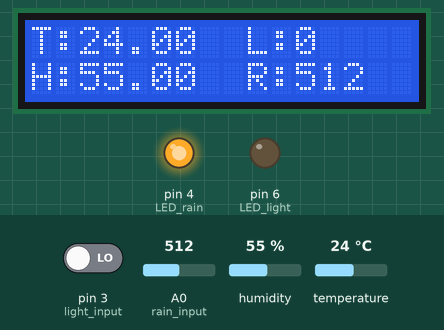
Recording of a sketch running on a simulated Arduino Uno, built with avr-gcc and run on an emulated ATmega328P. Parts: 16×2 character LCD, output pins drawn as LEDs (lit = HIGH). The test bench sets the inputs (shaded band); at power-on: A0 (rain_input) = 512, pin 3 (light_input) LOW, humidity 55 %, temperature 24 °C. WiFi joins after 1.5 s; servers stay silent unless stated; what the sketch prints to the serial monitor is not drawn.

Above: at 1.2 s.
1.3 s: A0 (rain_input) set to 686
At 3.9 s:
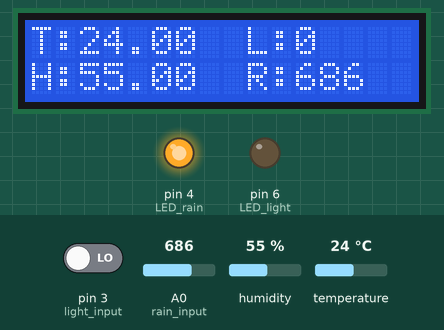
7.9 s: A0 (rain_input) set to 716
At 10.8 s:
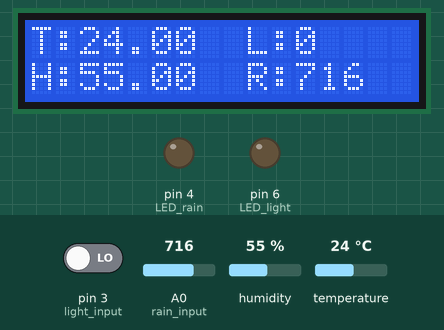
14.6 s: pin 3 (light_input) driven HIGH
At 17.2 s:
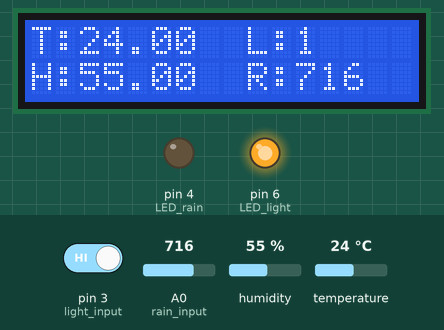
21.1 s: A0 (rain_input) set to 690
At 24.0 s:
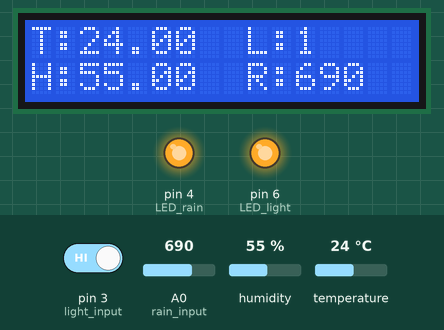
29.1 s: humidity set to 22 %
At 30.0 s:
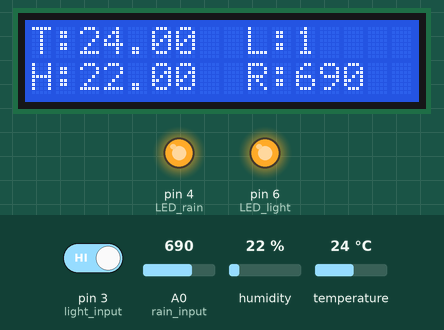
33.7 s: temperature set to 12 °C
At 36.0 s:
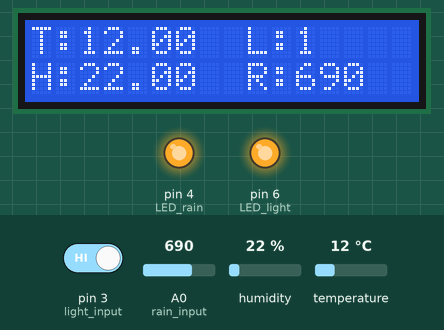
Timing chart, 0 to 37.5 s (numbered marks = the images above; inputs shaded):
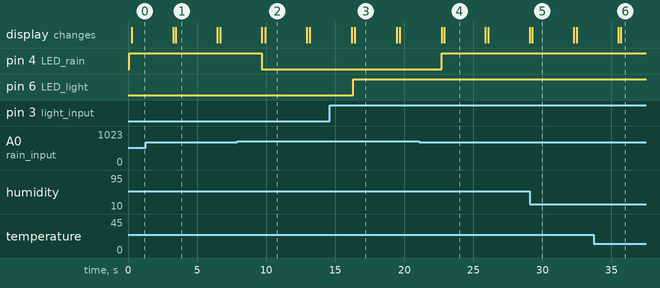

Measured:
- the behaviour switches between 699 and 700 on A0 (rain_input) (found by bisection; images 1 and 2)
- after the input at 1.3 s, the display: first differs from a run without the input after 2.2 s (image 1)
- after the input at 7.9 s, pin 4 (LED_rain): HIGH → LOW after 1.8 s; the display: first differs from a run without the input after 2.0 s (image 2)
- after the input at 14.6 s, pin 6 (LED_light): LOW → HIGH after 1.7 s; the display: first differs from a run without the input after 1.8 s (image 3)
- after the input at 21.1 s, pin 4 (LED_rain): LOW → HIGH after 1.6 s; the display: first differs from a run without the input after 1.8 s (image 4)
- after the input at 29.1 s, the display: changes after 0.18 s (image 5)
- after the input at 33.7 s, the display: first differs from a run without the input after 2.0 s (image 6)

The sketch:

rain_sensor.ino
```cpp
#include <LiquidCrystal_I2C.h>
#include <Adafruit_Sensor.h>
#include <DHT.h>
#include <DHT_U.h>

#include <Ethernet.h>
#include <SPI.h>

#define DHT11PIN 5
#define DHTTYPE DHT11
//Temp and humidity
DHT temp(DHT11PIN,DHTTYPE);

LiquidCrystal_I2C lcd(0x27,16,2);
//Rain In/OUT
int rain_input=A0;
int LED_rain=4;

//Light In/Out
int light_input=3;
int LED_light=6;

byte mac[] = { 0xDE, 0xAD, 0xBE, 0xEF, 0xFE, 0xED };
//IPAddress ip(192, 168, 1, 132); de akasa
IPAddress ip(172,27,164,81); //de la fakulta
EthernetServer server(80);

void setup() {

  Ethernet.init(10);
  Ethernet.begin(mac,ip);
  server.begin();
  Serial.begin(9600);

  lcd.init();
  lcd.backlight();

  pinMode(rain_input,INPUT);
  pinMode(LED_rain,OUTPUT);

  pinMode(light_input,INPUT);
  pinMode(LED_light,OUTPUT);

  temp.begin();

}

void loop() {

  lcd.clear();
  int value_rain = analogRead(rain_input);
  int value_light = digitalRead(light_input);
  int hum_temp = temp.read(DHT11PIN);
  float hum = temp.readHumidity();
  float temper = temp.readTemperature();
  String isRaining;

  EthernetClient client = server.available();

  if (client)
    {
      boolean currentLineIsBlank = true;
      while (client.connected ( ) )
        {
          if (client.available ( ) )
            {
              char character = client.read ( );
              Serial.write(character);
              if (character == '\n' && currentLineIsBlank)
                {
                  client.println ("HTTP/1.1 200 OK");
                  client.println ("Content-Type: text/html");
                  client.println ("Connection: close");
                  client.println ("Refresh: 5");
                  client.println ( );
                  client.println ("<!DOCTYPE HTML>");
                  client.println ("<html>");
                  client.print ("<Title>Arduino Weather Station</Title>");
                  client.print ("<h1>Weather Station</h1>");
                  client.print ("<h4>Temperature in C: ");
                  client.print (temper);client.print("C");
                  client.print ("</h4><h4>Humidity: ");
                  client.print (hum);client.print("%");
                  client.print ("</h4><h4>Rain factor is:");
                  client.print (value_rain);
                  client.print ("</h4><h4>Is it raining? ");
                  if(value_rain<700){

                    isRaining="YES";
                    client.print(isRaining);
                     }
                     else
                     {
                        isRaining="NO";
                        client.print(isRaining);
                     }

                  client.print ("</h4><h4>Is it sunny outside? ");
                  if(value_light)
                    client.print("No, its dark");
                    else
                    client.print("Yes, it's sunny outside");

                  client.println ("<br />");
                  client.println ("</html>");
                  break;
                }

                if ( character == '\n')
                  {
                    currentLineIsBlank = true;
                  }
                else if (character != '\r')
                  {
                    currentLineIsBlank = false;
            }
        }
    }
    delay(1);
    client.stop();
  }


  Serial.println("//////////////////////////////");


  /////RAIN/////
  Serial.print("Rain factor: ");
  Serial.println(value_rain);

  Serial.println("Is it raining?");
  if(value_rain<700){
    digitalWrite(LED_rain,HIGH);
    isRaining="YES";
    Serial.println(isRaining);

  }
  else
  {
    digitalWrite(LED_rain,LOW);
    delay(100);
    isRaining="NO";
    Serial.println(isRaining);

  }

//////LIGHT/////////

  if(value_light==1){
    digitalWrite(LED_light,HIGH);
    Serial.println("It's dark outside");

  }
  else
  {
    digitalWrite(LED_light,LOW);
    Serial.println("It's light outside");
  }

/////HUMIDITY and TEMPERATURE/////////
  Serial.print("Humidity (%): ");
  Serial.println(hum, 2);
  delay(100);
  Serial.print("Temperature  (C): ");
  Serial.println(temper, 2);

///LCD///

  lcd.setCursor(0,0);
  lcd.print("T:");
  lcd.print(temper, 2);

  lcd.setCursor(0,1);
  lcd.print("H:");
  lcd.print(hum, 2);

  lcd.setCursor(9,0);
  lcd.print("L:");
  lcd.print(value_light);

  lcd.setCursor(9,1);
  lcd.print("R:");
  lcd.print(value_rain);

   delay(3000);
}
```
